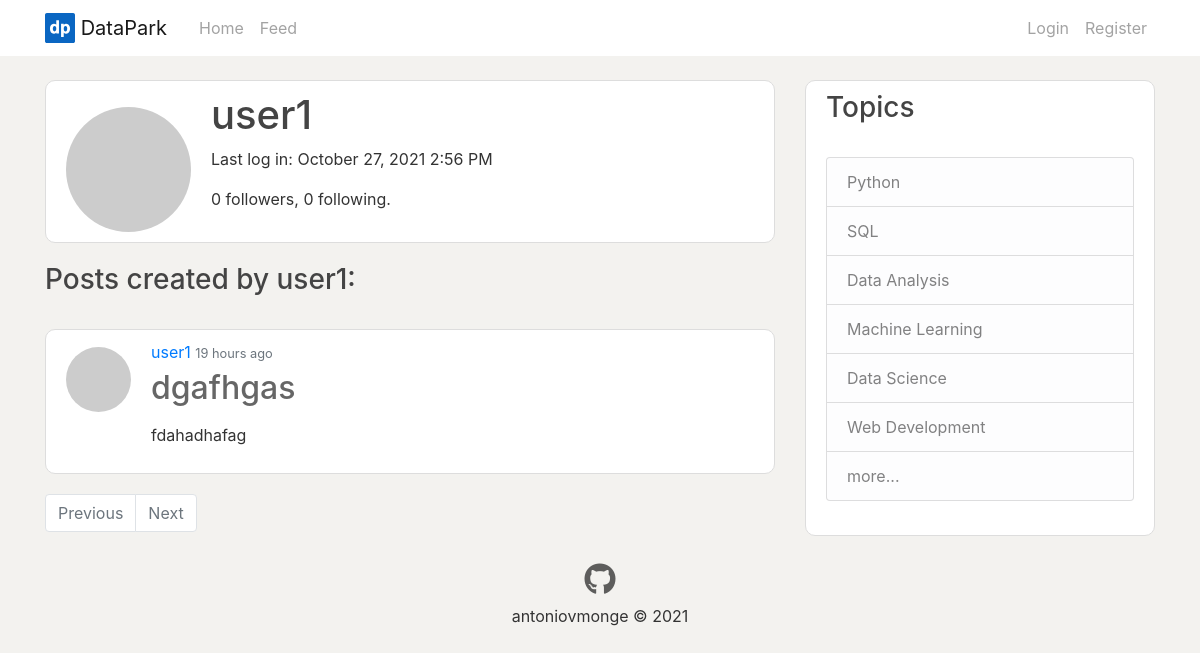
The app's page /user/user1, older data.
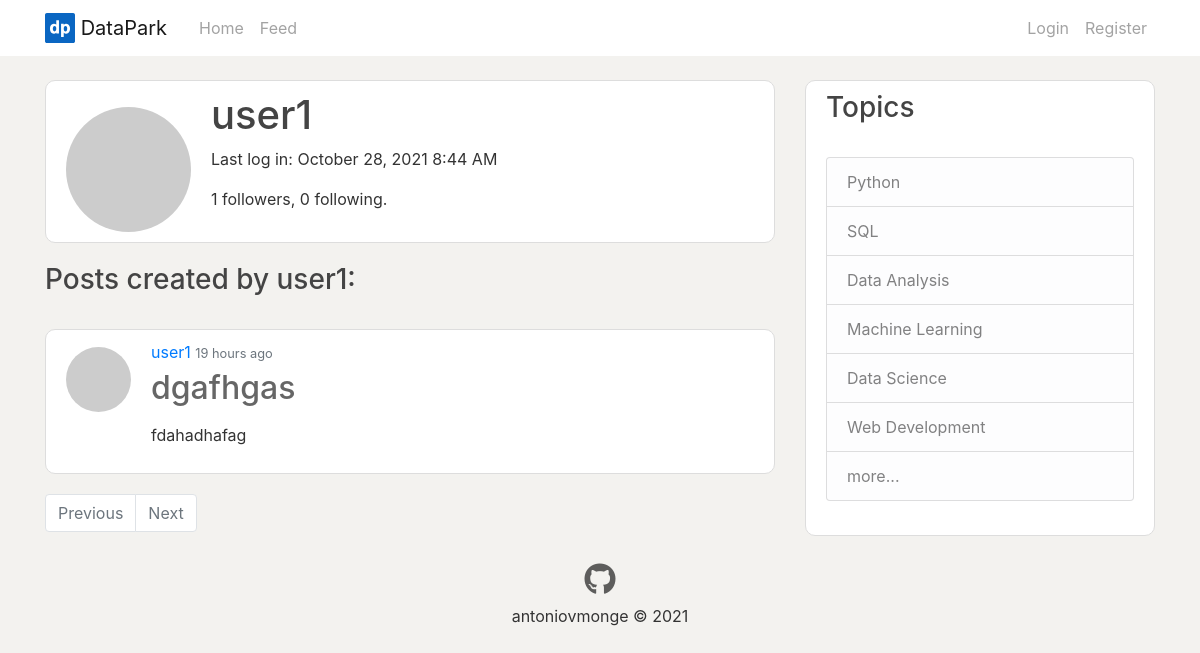
The same page, newer data.
### app/models.py (models this page shows, shortened)
class User(UserMixin, db.Model):
    id = db.Column(db.Integer, primary_key=True)
    username = db.Column(db.String(64), index=True, unique=True)
    email = db.Column(db.String(120), index=True, unique=True)
    password_hash = db.Column(db.String(128))
    about_me = db.Column(db.String(140))
    last_seen = db.Column(db.DateTime, default=datetime.utcnow)
    posts = db.relationship('Post', backref='author', lazy='dynamic')
    followed = db.relationship(
        'User',
        secondary=followers,
        primaryjoin=(followers.c.follower_id == id),
        secondaryjoin=(followers.c.followed_id == id),
        backref=db.backref('followers', lazy='dynamic'),
        lazy='dynamic')
    messages_sent = db.relationship('Message',
                                    foreign_keys='Message.sender_id',
                                    backref='author', lazy='dynamic')
    messages_received = db.relationship('Message',
                                        foreign_keys='Message.recipient_id',
                                        backref='recipient', lazy='dynamic')
    last_message_read_time = db.Column(db.DateTime)
    def avatar(self, size):
        digest = md5(self.email.lower().encode('utf-8')).hexdigest()
        return f"https://www.gravatar.com/avatar/{digest}?d=identicon&s={size}"

### app/users/routes.py (the view)
@bp.route('/user/<username>')
def user(username):
    user = User.query.filter_by(username=username).first_or_404()
    page = request.args.get('page', 1, type=int)
    posts = user.posts.order_by(Post.timestamp.desc()).paginate(
        page, current_app.config['POSTS_PER_PAGE'], False)
    next_url = url_for('users.user', username=user.username, page=posts.next_num) \
        if posts.has_next else None
    prev_url = url_for('users.user', username=user.username, page=posts.prev_num) \
        if posts.has_prev else None
    form = EmptyForm()
    return render_template('users/user.html', user=user, posts=posts,
                            next_url=next_url, prev_url=prev_url, form=form)

### app/users/routes.py (called while the page is built)
@bp.before_request
def before_request():
    if current_user.is_authenticated:
        current_user.last_seen = datetime.utcnow()
        db.session.commit()

### app/templates/users/user.html (shortened to what this page needs)
{% extends "layout.html" %}
{% block content %}
    <div class="content-section">
        <div class="media">
            <img class="rounded-circle account-img" src="{{ user.avatar(128) }}">
            <div class="media-body">
                <h2 class="account-heading">{{ user.username }}</h2>
                {% if user.last_seen %}
                    <p>Last log in: {{ moment(user.last_seen).format('LLL') }}</p>
                {% endif %}
                <p>{{ user.followers.count() }} followers, {{ user.followed.count() }} following.</p>
            </div>
        </div>
    </div>
    <h3>Posts created by {{ user.username }}:</h3>
    <br>
    {% for post in posts.items %}
        {% include 'posts/_post_preview.html' %}
    {% endfor %}
    <nav aria-label="...">
        <ul class="pagination">
            <li class="page-item {% if not prev_url %} disabled {% endif %}">
                <a class="page-link" href="{{ prev_url or '#' }}" tabindex="-1">Previous</a>
            </li>
            <li class="page-item  {% if not next_url %} disabled {% endif %}">
                <a class="page-link" href="{{ next_url or '#' }}" tabindex="+1">Next</a>
            </li>
        </ul>
    </nav>
{% endblock content %}

Row changes from the older to the newer data that the page shows:
changed User "user1": last_seen "October 27, 2021 2:56 PM" → "October 28, 2021 8:44 AM"
Text that changed along with them:
{{ user.followers.count() }}: "0" → "1"
